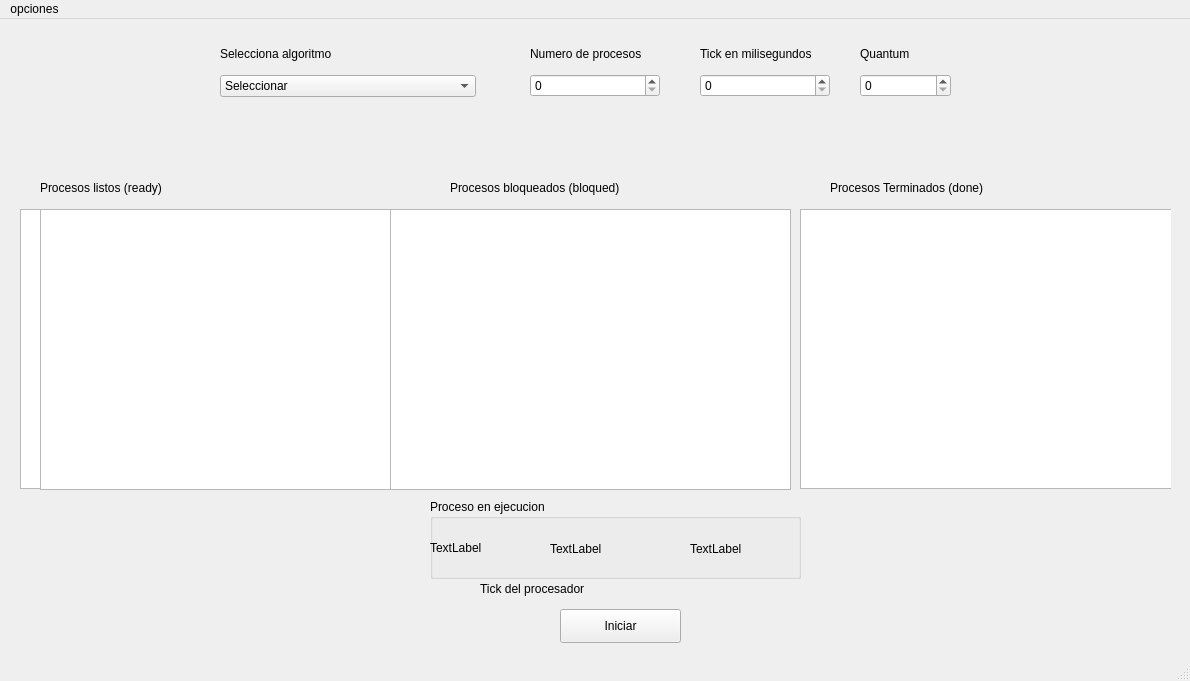
<?xml version="1.0" encoding="UTF-8"?>
<ui version="4.0">
 <class>MainWindow</class>
 <widget class="QMainWindow" name="MainWindow">
  <property name="geometry">
   <rect>
    <x>0</x>
    <y>0</y>
    <width>1190</width>
    <height>681</height>
   </rect>
  </property>
  <property name="windowTitle">
   <string>Prueba QT</string>
  </property>
  <widget class="QWidget" name="centralwidget">
   <widget class="QPushButton" name="pushButton">
    <property name="geometry">
     <rect>
      <x>560</x>
      <y>590</y>
      <width>121</width>
      <height>34</height>
     </rect>
    </property>
    <property name="text">
     <string>Iniciar</string>
    </property>
   </widget>
   <widget class="QWidget" name="layoutWidget">
    <property name="geometry">
     <rect>
      <x>860</x>
      <y>20</y>
      <width>91</width>
      <height>58</height>
     </rect>
    </property>
    <layout class="QVBoxLayout" name="quantum_layout">
     <item>
      <widget class="QLabel" name="label_4">
       <property name="text">
        <string>Quantum</string>
       </property>
      </widget>
     </item>
     <item>
      <widget class="QSpinBox" name="quantum"/>
     </item>
    </layout>
   </widget>
   <widget class="QWidget" name="layoutWidget">
    <property name="geometry">
     <rect>
      <x>700</x>
      <y>20</y>
      <width>130</width>
      <height>58</height>
     </rect>
    </property>
    <layout class="QVBoxLayout" name="verticalLayout_2">
     <item>
      <widget class="QLabel" name="label">
       <property name="text">
        <string>Tick en milisegundos</string>
       </property>
      </widget>
     </item>
     <item>
      <widget class="QSpinBox" name="tick_number"/>
     </item>
    </layout>
   </widget>
   <widget class="QWidget" name="layoutWidget">
    <property name="geometry">
     <rect>
      <x>530</x>
      <y>20</y>
      <width>130</width>
      <height>58</height>
     </rect>
    </property>
    <layout class="QVBoxLayout" name="verticalLayout_3">
     <item>
      <widget class="QLabel" name="label_3">
       <property name="text">
        <string>Numero de procesos</string>
       </property>
      </widget>
     </item>
     <item>
      <widget class="QSpinBox" name="process_number"/>
     </item>
    </layout>
   </widget>
   <widget class="QWidget" name="layoutWidget">
    <property name="geometry">
     <rect>
      <x>220</x>
      <y>20</y>
      <width>256</width>
      <height>58</height>
     </rect>
    </property>
    <layout class="QVBoxLayout" name="verticalLayout_4">
     <item>
      <widget class="QLabel" name="label_2">
       <property name="text">
        <string>Selecciona algoritmo</string>
       </property>
      </widget>
     </item>
     <item>
      <widget class="QComboBox" name="algorithm_select">
       <item>
        <property name="text">
         <string>Seleccionar</string>
        </property>
       </item>
       <item>
        <property name="text">
         <string>FCFS</string>
        </property>
       </item>
       <item>
        <property name="text">
         <string>SJF</string>
        </property>
       </item>
       <item>
        <property name="text">
         <string>Seleccion aleatoria</string>
        </property>
       </item>
       <item>
        <property name="text">
         <string>basada en prioridades no expulsivo</string>
        </property>
       </item>
       <item>
        <property name="text">
         <string>Round Robin</string>
        </property>
       </item>
       <item>
        <property name="text">
         <string>SRTF</string>
        </property>
       </item>
       <item>
        <property name="text">
         <string>Basado en prioridades</string>
        </property>
       </item>
      </widget>
     </item>
    </layout>
   </widget>
   <widget class="QWidget" name="data_widget" native="true">
    <property name="geometry">
     <rect>
      <x>20</x>
      <y>120</y>
      <width>1151</width>
      <height>371</height>
     </rect>
    </property>
    <widget class="QLabel" name="label_5">
     <property name="geometry">
      <rect>
       <x>20</x>
       <y>40</y>
       <width>171</width>
       <height>18</height>
      </rect>
     </property>
     <property name="text">
      <string>Procesos listos (ready)</string>
     </property>
     <property name="alignment">
      <set>Qt::AlignLeading|Qt::AlignLeft|Qt::AlignVCenter</set>
     </property>
     <property name="wordWrap">
      <bool>false</bool>
     </property>
    </widget>
    <widget class="QTableView" name="table_ready">
     <property name="geometry">
      <rect>
       <x>0</x>
       <y>70</y>
       <width>380</width>
       <height>280</height>
      </rect>
     </property>
    </widget>
    <widget class="QLabel" name="label_6">
     <property name="geometry">
      <rect>
       <x>430</x>
       <y>40</y>
       <width>221</width>
       <height>18</height>
      </rect>
     </property>
     <property name="text">
      <string>Procesos bloqueados (bloqued)</string>
     </property>
     <property name="alignment">
      <set>Qt::AlignLeading|Qt::AlignLeft|Qt::AlignVCenter</set>
     </property>
     <property name="wordWrap">
      <bool>false</bool>
     </property>
    </widget>
    <widget class="QTableView" name="table_bloqued">
     <property name="geometry">
      <rect>
       <x>390</x>
       <y>70</y>
       <width>380</width>
       <height>280</height>
      </rect>
     </property>
    </widget>
    <widget class="QLabel" name="label_7">
     <property name="geometry">
      <rect>
       <x>810</x>
       <y>40</y>
       <width>221</width>
       <height>18</height>
      </rect>
     </property>
     <property name="text">
      <string>Procesos Terminados (done)</string>
     </property>
     <property name="alignment">
      <set>Qt::AlignLeading|Qt::AlignLeft|Qt::AlignVCenter</set>
     </property>
     <property name="wordWrap">
      <bool>false</bool>
     </property>
    </widget>
    <widget class="QTableView" name="table_done">
     <property name="geometry">
      <rect>
       <x>780</x>
       <y>70</y>
       <width>380</width>
       <height>280</height>
      </rect>
     </property>
    </widget>
    <widget class="QChartView" name="chart_view">
     <property name="geometry">
      <rect>
       <x>20</x>
       <y>70</y>
       <width>351</width>
       <height>281</height>
      </rect>
     </property>
    </widget>
    <widget class="QChartView" name="chart_view_2">
     <property name="geometry">
      <rect>
       <x>370</x>
       <y>70</y>
       <width>401</width>
       <height>281</height>
      </rect>
     </property>
    </widget>
   </widget>
   <widget class="QGroupBox" name="groupBox">
    <property name="geometry">
     <rect>
      <x>430</x>
      <y>480</y>
      <width>371</width>
      <height>80</height>
     </rect>
    </property>
    <property name="title">
     <string>Proceso en ejecucion</string>
    </property>
    <widget class="QLabel" name="current_id">
     <property name="geometry">
      <rect>
       <x>0</x>
       <y>40</y>
       <width>58</width>
       <height>18</height>
      </rect>
     </property>
     <property name="text">
      <string>TextLabel</string>
     </property>
    </widget>
    <widget class="QLabel" name="current_time">
     <property name="geometry">
      <rect>
       <x>120</x>
       <y>40</y>
       <width>111</width>
       <height>20</height>
      </rect>
     </property>
     <property name="text">
      <string>TextLabel</string>
     </property>
    </widget>
    <widget class="QLabel" name="current_time_2">
     <property name="geometry">
      <rect>
       <x>260</x>
       <y>40</y>
       <width>111</width>
       <height>20</height>
      </rect>
     </property>
     <property name="text">
      <string>TextLabel</string>
     </property>
    </widget>
   </widget>
   <widget class="QLabel" name="output_label">
    <property name="geometry">
     <rect>
      <x>480</x>
      <y>560</y>
      <width>221</width>
      <height>20</height>
     </rect>
    </property>
    <property name="text">
     <string>Tick del procesador</string>
    </property>
   </widget>
  </widget>
  <widget class="QMenuBar" name="menubar">
   <property name="geometry">
    <rect>
     <x>0</x>
     <y>0</y>
     <width>1190</width>
     <height>30</height>
    </rect>
   </property>
   <widget class="QMenu" name="menuopciones">
    <property name="title">
     <string>opciones</string>
    </property>
    <addaction name="actionprueba1"/>
    <addaction name="actionprueba2"/>
   </widget>
   <addaction name="menuopciones"/>
  </widget>
  <widget class="QStatusBar" name="statusbar"/>
  <action name="actionprueba1">
   <property name="text">
    <string>&amp;prueba1</string>
   </property>
  </action>
  <action name="actionprueba2">
   <property name="text">
    <string>p&amp;rueba2</string>
   </property>
  </action>
 </widget>
 <customwidgets>
  <customwidget>
   <class>QChartView</class>
   <extends>QGraphicsView</extends>
   <header>QtCharts</header>
  </customwidget>
 </customwidgets>
 <resources/>
 <connections/>
</ui>
